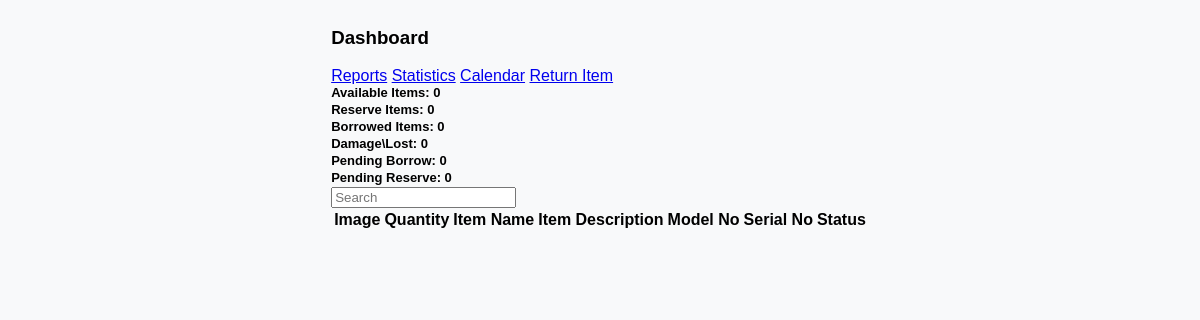
Before: /DashboardCCSStaff/ccslistofborrowableitems.php with the older database file.
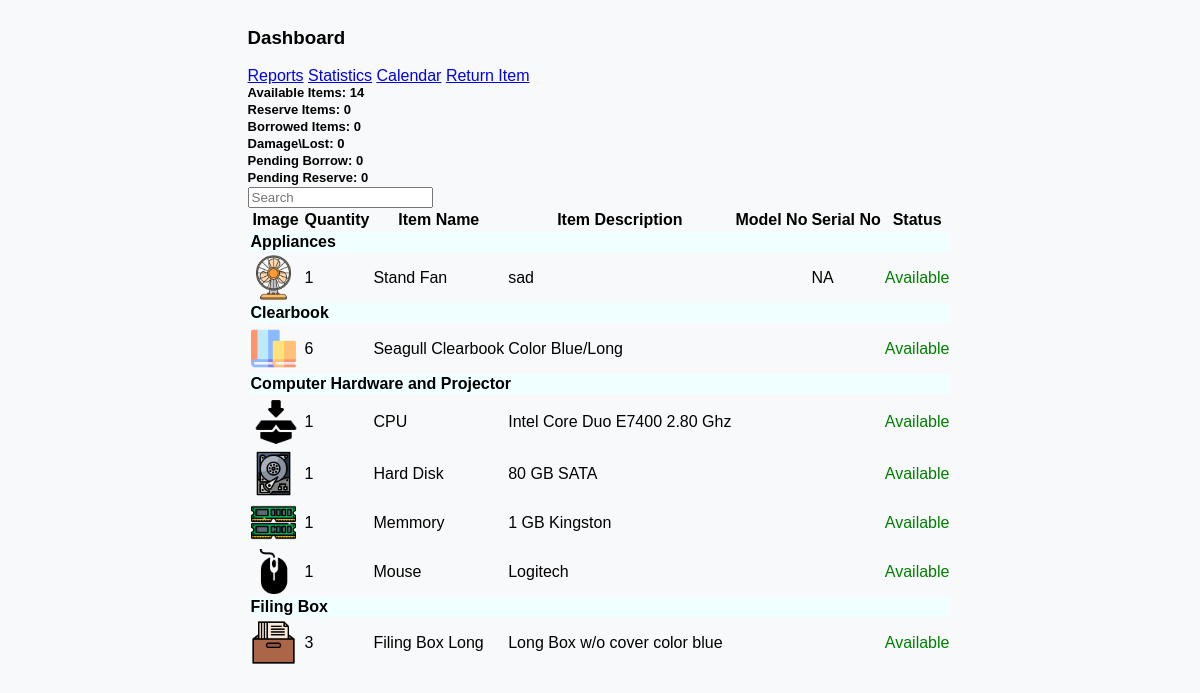
After: the same page with the newer database file.
### tables this page shows
CREATE TABLE `tblitembrand` (
  `id` int(11) NOT NULL,
  `staffid` int(11) NOT NULL,
  `staffname` varchar(50) NOT NULL,
  `itembrand` varchar(50) NOT NULL,
  `categoryname` varchar(50) NOT NULL,
  `subcategoryname` varchar(50) NOT NULL,
  `borrowable` varchar(50) NOT NULL,
  `remarks` varchar(50) NOT NULL,
  `modelno` varchar(50) NOT NULL,
  `serialno` varchar(50) NOT NULL,
  `unitcost` decimal(10,0) NOT NULL,
  `status` varchar(50) NOT NULL,
  `itemcondition` varchar(50) NOT NULL,
  `datetimeadded` datetime NOT NULL,
  `assignfor` varchar(50) DEFAULT NULL,
  `datepurchased` date NOT NULL
);

### DashboardCCSStaff/ccslistofborrowableitems.php (the view, shortened to what the changed rows need)
<?php
$queryitems = "SELECT *, COUNT(*) as quantity FROM tblitembrand WHERE borrowable = 'Yes' GROUP BY itembrand, subcategoryname, modelno, serialno, status ORDER BY categoryname, subcategoryname, itembrand";
$resultitems = mysqli_query($con, $queryitems);
$availableCount = 0;
while ($row = mysqli_fetch_assoc($resultitems)) {
    switch ($row['status']) {
        case 'Available':
            $availableCount += $row['quantity'];
            break;
    }
}
mysqli_data_seek($resultitems, 0);
?>
<main class="ccs-main-container">
    <div class="container ">
        <div class="row">
            <div class="col-md-2 mb-1">
                <div class="card">
                    <div class="card-body">
                        <span class="card-title"><i class="fas fa-box-open"></i> Available Items: <?php echo $availableCount; ?></span>
                    </div>
                </div>
            </div>
        </div>
        <div class="row table-responsive">
            <table  id="example" class="table table-bordered" >
            <thead class="table-dark">
                    <tr>
                        <th scope="col">Image</th>
                        <th scope="col">Quantity</th>
                        <th scope="col">Item Name</th>
                        <th scope="col">Item Description</th>
                        <th scope="col">Model No</th>
                        <th scope="col">Serial No</th>
                        <th scope="col">Status</th>
                    </tr>
                </thead>
                <tbody>
                    <?php
                    $currentCategory = null;
                    while ($row = mysqli_fetch_assoc($resultitems)) {
                        if ($currentCategory != $row['categoryname']) {
                            echo "<tr class='category-row'>
                                    <td colspan='9' style='background-color: azure;'><strong>{$row['categoryname']}</strong></td>
                                  </tr>";
                            $currentCategory = $row['categoryname'];
                        }
                        echo "<tr class='item-details-row";
                        if ($row['status'] == 'Missing') {
                            echo " status-missing-row";
                        }
                        echo "'>";
                        $imagePath = 'inventory/SubcategoryItemsimages/' . $row['subcategoryname'] . '.png';
                        if (file_exists($imagePath)) {
                            echo "<td><img src='{$imagePath}' alt='Subcategory Image' width='45'></td>";
                        } else {
                            echo "<td><img src='/inventory/SubcategoryItemsimages/defaultimageitem.png' alt='Default Image' width='50'></td>";
                        }
                        echo "<td class='text-center'>{$row['quantity']}</td>";
                        echo "<td>{$row['subcategoryname']}</td>";
                        echo "<td>{$row['itembrand']}</td>";
                        echo "<td class='text-center'>{$row['modelno']}</td>";
                        echo "<td class='text-center'>{$row['serialno']}</td>";
                        $statusClass = '';
                        switch ($row['status']) {
                            case 'Available':
                                $statusClass = 'status-available';
                                break;
                        }
                        echo "<td class='{$statusClass}'>{$row['status']}</td>";
                        echo "</tr>";
                    }
                    ?>
                </tbody>
            </table>
        </div>
    </div>
</main>

Changed rows visible on the page:
added tblitembrand: categoryname "Appliances", subcategoryname (picture), quantity "1", subcategoryname "Stand Fan", itembrand "sad", serialno "NA", status "Available"
now on this page (row edited): tblitembrand: categoryname "Clearbook", subcategoryname (picture), quantity "6", subcategoryname "Seagull Clearbook", itembrand "Color Blue/Long", status "Available"
now on this page (row edited): tblitembrand: categoryname "Computer Hardware and Projector", quantity "1", subcategoryname "CPU", itembrand "Intel Core Duo E7400 2.80 Ghz", status "Available"
now on this page (row edited): tblitembrand: subcategoryname (picture), quantity "1", subcategoryname "Hard Disk", itembrand "80 GB SATA", status "Available"
now on this page (row edited): tblitembrand: subcategoryname (picture), quantity "1", subcategoryname "Memmory", itembrand "1 GB Kingston", status "Available"
now on this page (row edited): tblitembrand: subcategoryname (picture), quantity "1", subcategoryname "Mouse", itembrand "Logitech", status "Available"
now on this page (row edited): tblitembrand: categoryname "Filing Box", subcategoryname (picture), quantity "3", subcategoryname "Filing Box Long", itembrand "Long Box w/o cover color blue", status "Available"
Other visible differences:
$availableCount: "0" → "14"
